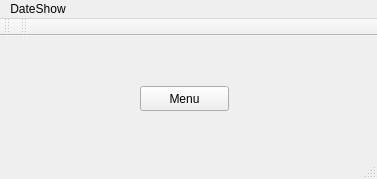
<?xml version="1.0" encoding="UTF-8"?>
<ui version="4.0">
 <class>DateShowMainWindow</class>
 <widget class="QMainWindow" name="DateShowMainWindow">
  <property name="geometry">
   <rect>
    <x>0</x>
    <y>0</y>
    <width>377</width>
    <height>179</height>
   </rect>
  </property>
  <property name="windowTitle">
   <string>DateShowMainWindow</string>
  </property>
  <widget class="QWidget" name="centralWidget">
   <widget class="QPushButton" name="menuButton">
    <property name="geometry">
     <rect>
      <x>140</x>
      <y>50</y>
      <width>89</width>
      <height>25</height>
     </rect>
    </property>
    <property name="text">
     <string>Menu</string>
    </property>
   </widget>
  </widget>
  <widget class="QMenuBar" name="menuBar">
   <property name="geometry">
    <rect>
     <x>0</x>
     <y>0</y>
     <width>377</width>
     <height>28</height>
    </rect>
   </property>
   <widget class="QMenu" name="menuDateShow">
    <property name="title">
     <string>DateShow</string>
    </property>
   </widget>
   <addaction name="menuDateShow"/>
  </widget>
  <widget class="QToolBar" name="mainToolBar">
   <attribute name="toolBarArea">
    <enum>TopToolBarArea</enum>
   </attribute>
   <attribute name="toolBarBreak">
    <bool>false</bool>
   </attribute>
  </widget>
  <widget class="QStatusBar" name="statusBar"/>
  <widget class="QToolBar" name="toolBar">
   <property name="windowTitle">
    <string>toolBar</string>
   </property>
   <attribute name="toolBarArea">
    <enum>TopToolBarArea</enum>
   </attribute>
   <attribute name="toolBarBreak">
    <bool>false</bool>
   </attribute>
  </widget>
 </widget>
 <layoutdefault spacing="6" margin="11"/>
 <resources/>
 <connections/>
</ui>
